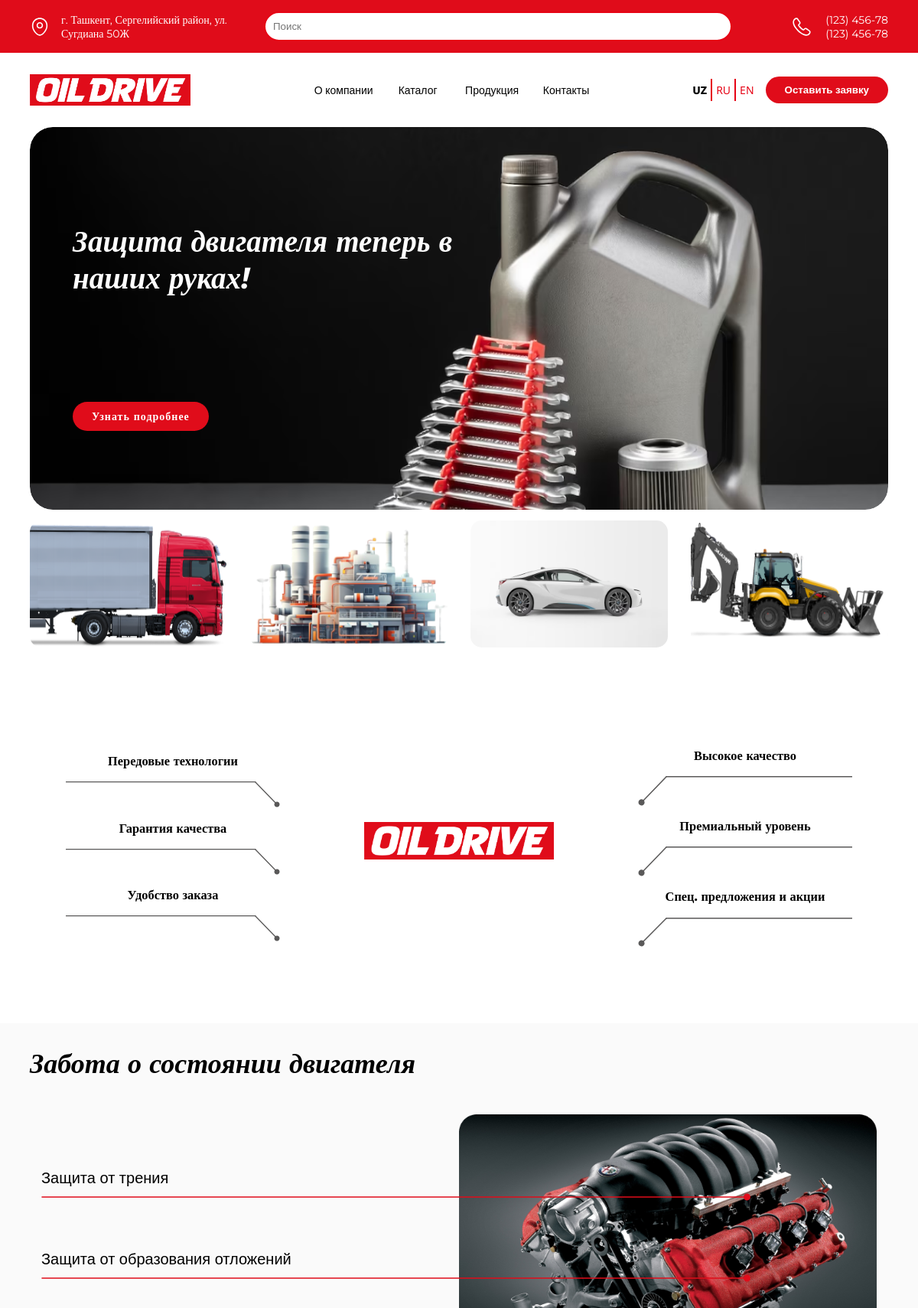
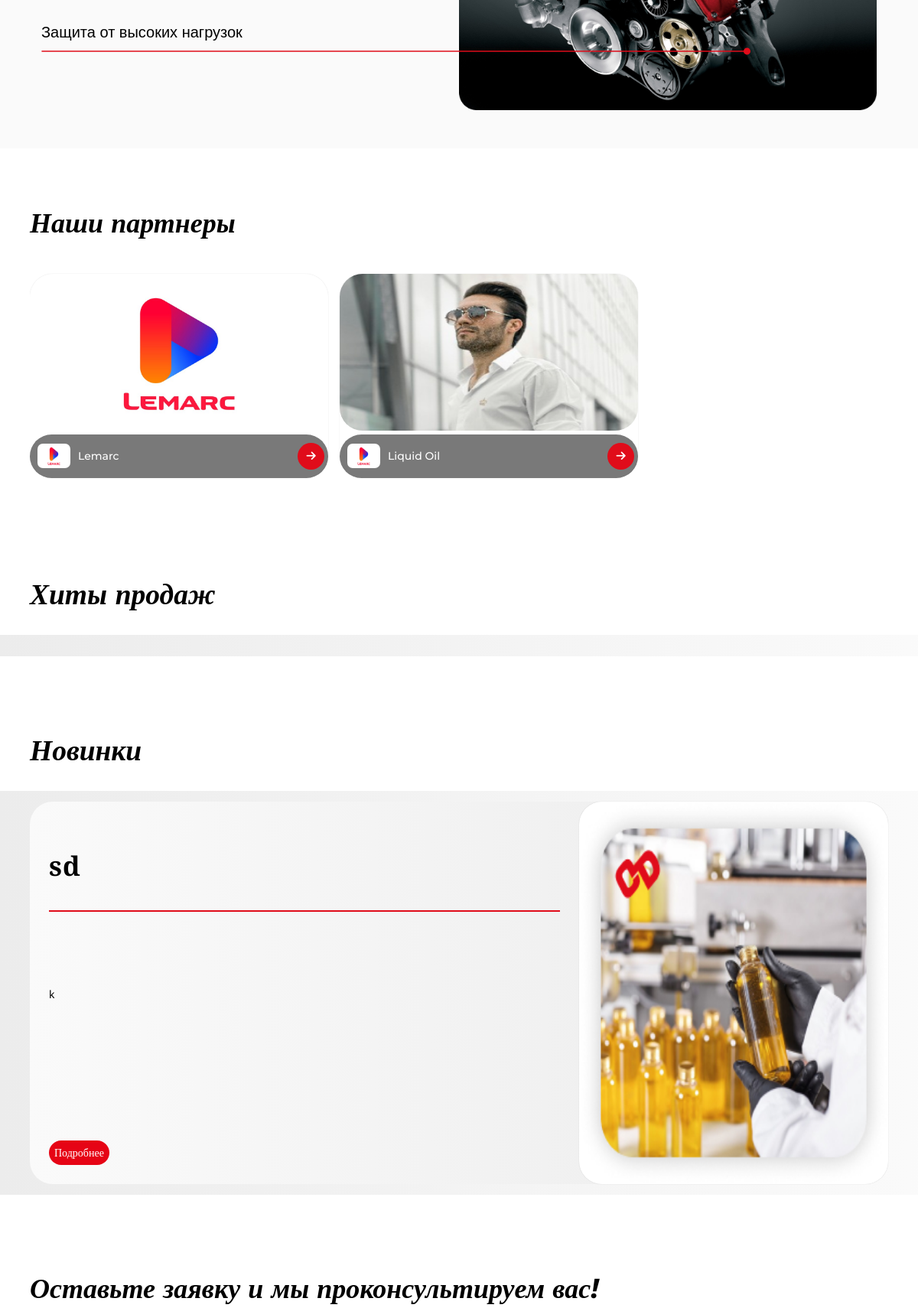
The page /main_page/uz (upper part) on the database its author committed (2 pictures, top to bottom).
### main_page/models.py (models this page shows, shortened)
class AboutCompany(models.Model):
    main_about = models.TextField(verbose_name='Краткое описание')
    history = models.TextField(verbose_name='История')
    ages = models.CharField(max_length=550, verbose_name='Заголовок для истории')
    history_photo = models.ImageField(max_length=550, verbose_name='Фото для истории (643px X 333px)')
    address = models.CharField(max_length=550, verbose_name='Адрес')
    added_date = models.DateTimeField(auto_now_add=True)
    class Meta:
        verbose_name = "О Компании"
        verbose_name_plural = "ℹ️ О Компании"

class PhoneNumbers(models.Model):
    contact_number = models.CharField(max_length=12,
                                      verbose_name='Номер телефона')
    status = models.BooleanField(default=True, verbose_name='Активность')
    added_date = models.DateTimeField(auto_now_add=True)
    class Meta:
        verbose_name = "Номер телефона"
        verbose_name_plural = "☎️ Номера телефонов"

class Banner(models.Model):
    banner_text = models.TextField(verbose_name='Текст к баннеру')
    banner_image = models.ImageField(verbose_name='Фото', upload_to='media')
    banner_button = models.CharField(max_length=255, verbose_name='Текст кнопки')
    banner_button_link = models.CharField(max_length=255, verbose_name='Ссылка к кнопке')
    class Meta:
        verbose_name = "Баннер"
        verbose_name_plural = "🏞 Баннеры"

class Category(models.Model):
    category_name = models.CharField(max_length=255, verbose_name='Название категории')
    category_photo = models.ImageField(verbose_name='Фото к категории', upload_to='media')
    added_date = models.DateTimeField(auto_now_add=True)
    class Meta:
        verbose_name = "Категория"
        verbose_name_plural = "🔋 Категории"

class Partner(models.Model):
    partner_name = models.CharField(max_length=255, verbose_name='Наименование')
    partner_logo = models.ImageField(verbose_name='Логотип (390x205px)', upload_to='media/partners')
    partner_city = models.ImageField(verbose_name='Флаг производства (43x32px)', upload_to='media/partners')
    partner_url = models.CharField(max_length=255, verbose_name='Ссылка на источник', blank=True, null=True)
    partner_info = models.TextField(verbose_name='Описание', blank=True, null=True)
    class Meta:
        verbose_name = "Партнер"
        verbose_name_plural = "📥 Партнеры"

class Product(models.Model):
    name = models.CharField(max_length=255, verbose_name="Название")
    status = models.BooleanField(default=True, verbose_name="Активность товара", null=True, blank=True)
    description = models.TextField(verbose_name="Описание")
    count = models.IntegerField(verbose_name="Количество", null=True, blank=True)
    specifications = models.CharField(max_length=255, verbose_name="Спецификации")
    kachestvo = models.CharField(max_length=255, verbose_name="Уровень качества", null=True, blank=True)
    engine = models.ManyToManyField(EngineType, verbose_name="Вид двигателя")
    advantages = models.TextField(verbose_name="Преимущества")
    color = models.CharField(max_length=100, verbose_name="Цвет", null=True, blank=True)
    file = models.FileField(verbose_name="Техническое описание", null=True, blank=True, upload_to='media/tex')
    partner = models.ForeignKey('Partner', null=True, blank=True, on_delete=models.CASCADE, verbose_name='Бренд')
    sae_status = models.CharField(max_length=255, verbose_name="Вязкость", null=True, blank=True)
    line = models.CharField(max_length=255, verbose_name="Линейка", null=True, blank=True)
    use_type = models.CharField(max_length=255, verbose_name="Область применения", null=True, blank=True)
    category = models.ManyToManyField(Category, blank=True)
    class Meta:
        verbose_name = "Продукт"
        verbose_name_plural = "🛢 Продукты"

class ProductPhoto(models.Model):
    volume = models.CharField(max_length=255, verbose_name='Обьем')
    volume_photo = models.ImageField(max_length=255, verbose_name='Фото (202x250)px')
    volume_price = models.FloatField(verbose_name='Цена', null=True, blank=True)
    product = models.ForeignKey(Product, related_name='volume_photos', on_delete=models.CASCADE)
    first = models.BooleanField(default=False, verbose_name='Показать по умолчанию')

### main_page/views.py (the view, shortened to what this page needs)
# urls.py: path('main_page/<str:language>', main_page),
def main_page(request, language='uz'):
    translation.activate(language)
    if_search = request.GET.get('search')
    feedbacks = Feedback.objects.all()
    partners = Partner.objects.all()
    categories = Category.objects.all().order_by('category_name')
    contacts = PhoneNumbers.objects.all()
    address = AboutCompany.objects.all()[0].address
    banners = Banner.objects.all()
    faq = FAQ.objects.all()
    top_products = Product.objects.filter(products__id=1)
    top_sale = Product.objects.filter(product_sale__id=1)
    new_product = Product.objects.filter(status=True).order_by('id').last()
    currency_rate = Currency.objects.all()[0].currency_rate
    partners = Partner.objects.all()
    have_seen = request.session.get('have_seen')
    if if_search is None:
        return render(request, 'oil/index.html', {'lang': language,
                                                  'banners': banners,
                                                  'categories': categories,
                                                  'address': address,
                                                  'contacts': contacts,
                                                  'faqs': faq,
                                                  'top_products': top_products,
                                                  'top_sale': top_sale,
                                                  'currency_rate': currency_rate,
                                                  'feedbacks': feedbacks,
                                                  'partners': partners,
                                                  'new_product': new_product,
                                                  })

### main_page/templates/oil/index.html (shortened to what this page needs)
{% extends 'oil/base.html' %}
{% load static %}
{% block content %}
    <section class="main-banners container">
        <div class="add-block">
            {% for banner in banners %}
                <img src="/{{ banner.banner_image }}" alt="banner">
                <div class="banner-content">
                    <h2>{{ banner.banner_text }}</h2>
                    <a href="{{ banner.banner_button_link }}">
                        {{ banner.banner_button }}
                    </a>
                </div>
            {% endfor %}
        </div>
        <ul class="catalog-pic">
            {% for category in categories %}
                <li>
                    <a href="/catalog/{{ lang }}/?category={{ category.category_name }}">
                        <img src="/media/{{ category.category_photo }}" alt="/static/img/sedan.jpg">
                    </a>
                </li>
            {% endfor %}
        </ul>
    </section>
    <section class="best-points container" id="best-points">
        <div class="card">
            <h3>Передовые технологии</h3>
            <img src="../../static/img/Group 41.svg" alt="" class="lines">
            <h3>Гарантия качества</h3>
            <img src="../../static/img/Group 41.svg" alt="" class="lines">
            <h3>Удобство заказа</h3>
            <img src="../../static/img/Group 41.svg" alt="" class="lines">
        </div>
        <div class="card card-center">
            <img src="{% static 'img/Horizontal logo.png' %}" alt="" class="square-logo">
        </div>
        <div class="card">
            <h3>Высокое качество</h3>
            <img src="../../static/img/Group 40.svg" alt="" class="lines">
            <h3>Премиальный уровень</h3>
            <img src="../../static/img/Group 40.svg" alt="" class="lines">
            <h3>Спец. предложения и акции</h3>
            <img src="../../static/img/Group 40.svg" alt="" class="lines">
        </div>
    </section>
    <section class="engine container">
        <div class="engine-box">
            <div class="title">
                <h2>Забота о состоянии двигателя</h2>
            </div>
            <div class="list">
                <div class="secure-titles">
                    <div class="abs-block">
                        <div class="inner" id="inner" style="font-family: 'Alegreya Sans SC', sans-serif">
                            <p>
                                Защита от трения
                                <img src="../../static/img/Line 4.svg" alt="">
                            </p>
                            <p>
                                Защита от образования отложений
                                <img src="../../static/img/Line 4.svg" alt="">
                            </p>
                            <p>
                                Защита от высоких нагрузок
                                <img src="../../static/img/Line 4.svg" alt="">
                            </p>
                        </div>
                    </div>
                </div>
                <div class="engine-image">
                    <img src="../../static/img/gandex 1.png" alt="Engine">
                </div>
            </div>
        </div>
    </section>
    {% if partners %}
        <section class="container" style="padding-top: 75px;">
            <div class="achieves" style="padding-bottom: 0">
                <div class="title">
                    <h2>Наши партнеры</h2>
                </div>
                <ul style="display: flex; gap: 15px; overflow-x: scroll; padding: 15px 0px">
                    {% for i in partners %}
                        <li style="box-shadow: 0px 0px 1px 0px rgba(28, 28, 28, 0.25); display: grid">
                            <div class="partner-logo"
                                 style="display: flex; justify-content: center; align-items: center; width: 100%; height: fit-content">
                                <img src="/media/{{ i.partner_logo }}" alt="" height="205px" width="390px" style="min-width: 390px; max-width: 390px; min-height: 205px; max-height: 205px">
                            </div>
                            <div class="partner-name" style="display: flex; padding: 10px; align-items: center; position: relative; background: rgba(65, 65, 65, 0.7); border-radius: 30px; color: #ffffff">
                                <img src="/media/{{ i.partner_city }}"
                                     alt="Флаг" width="43px"
                                     height="32px" style="background-size: cover; width: 43px; border-radius: 7px">
                                <p style="font-size: 14px; font-weight: 500; text-align: center; margin: 0; margin-left: 10px">
                                    {{ i.partner_name }}
                                </p>
                                <span id="span-toggle" style="position: absolute; right: 5px;" class="toggle">
                                    {% if i.partner_info %}
                                        <a href="/partners/{{ i.id }}/{{ lang }}" style="text-decoration: none">
                                            <i class="fa-solid fa-arrow-right" style="color: #ffffff"></i>
                                        </a>
                                    {% else %}
                                        <a href="{{ i.partner_url }}" style="text-decoration: none">
                                            <i class="fa-solid fa-arrow-right" style="color: #ffffff"></i>
                                        </a>
                                    {% endif %}
                                </span>
                            </div>
                        </li>
                    {% endfor %}
                </ul>
            </div>
        </section>
    {% endif %}
    {% if top_products %}
        <section class="top-products container">
            <div class="title">
                <h2>Хиты продаж</h2>
            </div>
            <div class="top-products-box">
            </div>
        </section>
    {% endif %}
    {% if new_product %}
        <section class="newsellers container top-products">
            <div class="title">
                <h2>Новинки</h2>
            </div>
            <div class="sales-list top-products-box">
                <ul class="top-products" style="width: 100%">
                    <li>
                        <div class="top-content">
                            <div class="description">
                                <div class="title">
                                    <p style="font-family: 'Alegreya Sans SC'">{{ new_product.name }}</p>
                                    <span class="span-line"></span>
                                </div>
                                <div class="desc" style="font-family: 'Noto Sans', sans-serif">
                                    <p style="font-family: 'Noto Sans', sans-serif">
                                        {{ new_product.description | safe }}
                                    </p>
                                </div>
                                <div class="get-info">
                                    <a href="/exact-product/{{ new_product.id }}/{{ lang }}">Подробнее</a>
                                </div>
                            </div>
                            <div class="image">
                                <img src="/media/{{ new_product.volume_photos.all.0.volume_photo }}"
                                     alt="">
                            </div>
                        </div>
                    </li>
                </ul>
            </div>
        </section>
    {% endif %}
    <section class="feedback container">
        <div class="title">
            <h2>Оставьте заявку и мы проконсультируем вас!</h2>
        </div>
    </section>
{% endblock %}

### main_page/templates/oil/header.html (shortened to what this page needs)
{% load static %}
<header>
    <div class="top-header container" id="top-header">
        <div class="address">
            <img src="../../static/img/location_copy.svg" alt="">
            <p>{{ address }}</p>
        </div>
        <div class="search-bar" id="search-bar">
            <form action="/main_page/{{ lang }}">
                <input type="text" placeholder="Поиск" name="search">
            </form>
        </div>
        <div class="phone-number">
            <img src="../../static/img/call_copy.svg" alt="">
            <div>
                {% for number in contacts %}
                    <p>{{ number.contact_number }}</p>
                {% endfor %}
            </div>
        </div>
    </div>
    <div class="navbar container" id="navbar">
        <a href="/" class="navbar_logo" id="navbar_logo">
            <img src="../../static/img/Horizontal logo.png" alt="" width="210px">
        </a>
        <nav class="navbar_menu" style="font-family: 'Noto Sans', sans-serif">
            <ul class="navbar_items">
                <li>
                    <a href="/about/{{ lang }}">О компании</a>
                </li>
                <li class="category">
                    <a href="/catalog/{{ lang }}/">Каталог</a>
                </li>
                <li>
                    <a href="/production/{{ lang }}">Продукция</a>
                </li>
                <li>
                    <a href="/contacts/{{ lang }}">Контакты</a>
                </li>
            </ul>
        </nav>
        <div class="language_request">
            <nav class="header-links" style="font-family: 'Noto Sans', sans-serif">
                <a href="/main_page/uz" {% if lang == 'uz' %}style="font-weight: 800; color: #010101"{% endif %}>UZ</a>
                <a href="/main_page/ru" {% if lang == 'ru' %}style="font-weight: 800; color: #010101"{% endif %}>RU</a>
                <a href="/main_page/en" {% if lang == 'en' %}style="font-weight: 800; color: #010101"{% endif %}>EN</a>
            </nav>
            <p class="make_request">
                <button id="show_form_button">
                    Оставить заявку
                </button>
            </p>
        </div>
    </div>
</header>

### rows shown on the page
AboutCompany: address "г. Ташкент, Сергелийский район, ул. Сугдиана 50Ж"
PhoneNumbers: contact_number "(123) 456-78"
PhoneNumbers: contact_number "(123) 456-78"
Banner: banner_image (picture), banner_text "Защита двигателя теперь в наших руках!", banner_button "Узнать подробнее"
Category: category_photo (picture)
Category: category_photo (picture)
Category: category_photo (picture)
Category: category_photo (picture)
Partner: partner_logo (picture), partner_city (picture), partner_name "Lemarc"
Partner: partner_logo (picture), partner_city (picture), partner_name "Liquid Oil"
Product: name "sd", description "k", volume_photos.all.0.volume_photo (picture)
